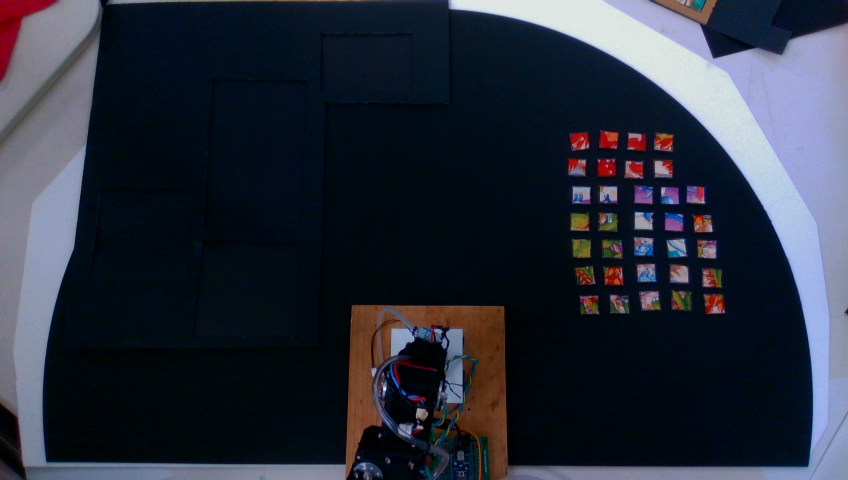
#> input picture testing/bow/pieces01_rgb.png, 848 x 480 px
$ python bow06_real_pieces.py
#> lines starting #> are read from the running program, lines starting #| are printed output that depends on the picture; after the words box and inside, x2 and y2 are one past the last pixel; in counts of white or black regions, pixels touching at a corner belong together
### puzzle/pieces/BoW.py
#=============================== puzzle.piece.BoW ==============================
##
# @package  puzzle.piece.BoW
# @brief    Bag-of-Words style color matching system using OpenCV K-Means.
# @ingroup  PuzzleSolver
#
# @details
# Model building pipeline:
#  -# Pool all RGB samples from every group.
#  -# Run K-Means++ (OpenCV) to auto-discover a color vocabulary of `n_words` centroids.
#  -# Encode each group as a normalized frequency histogram over the vocabulary.
#
# Implementation:
#  -# Match query groups to a database using configurable distance metrics.
#
#  Input contract: each group is a (3, N) numpy ndarray with dtype uint8 or
#  float32 in [0, 255] in RGB format and N is the number of pixels/samples
#  (may vary per group).
#
#
# @date     2026/07/30
# @author   Antigravity + Patricio A. Vela,     pvela@gatech.edu
#
#=============================== puzzle.piece.BoW ==============================

from __future__ import annotations

import  os
import  numpy as np
import  cv2
import  h5py
from    typing import Literal

from puzzle.pieces.matcher import MatchSimilar, CfgSimilar
from puzzle.piece          import Template

# ---------------------------------------------------------------------------
# Type aliases
# ---------------------------------------------------------------------------

## @typedef RGBMatrix
#  @brief A (3, N) numpy ndarray of dtype uint8 or float32 holding RGB pixel data.
RGBMatrix = np.ndarray

## @typedef Histogram
#  @brief A (n_words,) float32 numpy ndarray representing an L1-normalized BoW histogram.
Histogram = np.ndarray

## @typedef DistanceMetric
#  @brief Literal type enumerating supported histogram distance metrics.
#  Valid values: "chi2", "intersection", "hellinger", "l2", "cosine".
DistanceMetric = Literal["chi2", "intersection", "hellinger", "l2", "cosine"]

# @note Careful with this matcher because some of the distance metrics are
#       similarity scores and some are difference distances.  May need to modify
#       how this particular class works.

#===============================================================================
#=============================== Helper Functions ==============================
#===============================================================================

# ---------------------------------------------------------------------------
# 1.  Vocabulary discovery
# ---------------------------------------------------------------------------

# [185 lines left out: functions build_vocabulary, encode_histogram, encode_all, histogram_distance, not called in this run]


#===============================================================================
#=================================== BoW Class =================================
#===============================================================================

#================================== CfgBoW =================================

class CfgBoW(CfgSimilar):
    """!
    @ingroup  Puzzle_Tracking
    @brief  Configuration setting specifier for ColorBoWMatcher class.
    """

    #============================= __init__ ============================
    #
    def __init__(self, init_dict=None, key_list=None, new_allowed=True):
        """!
        @brief  Constructor of configuration instance.

        @param[in]  init_dict   Dictionary to use that expands default settings.
        @param[in]  key_list    List of keys.
        @param[in]  new_allowed Whether new entries are allowed.
        """
        if init_dict is None:
            init_dict = CfgBoW.get_default_settings()

        super().__init__(init_dict, key_list, new_allowed)

    #========================= get_default_settings ========================
    #
    @staticmethod
    def get_default_settings():
        """!
        @brief  Defines default configuration parameters for ColorBoWMatcher.

        @param[out] default_dict  Dictionary populated with default settings.
        """
        default_dict = CfgSimilar.get_default_settings()
        default_dict.update(dict(
            tau         = 0.25,
            n_words     = 20,
            metric      = "chi2",
            max_iter    = 100,
            epsilon     = 1.0,
            attempts    = 5,
            random_seed = 42,
        ))
        return default_dict


# ---------------------------------------------------------------------------
# 4.  Matcher
# ---------------------------------------------------------------------------


#============================ colorBoWMatcher ============================
#

class ColorBoWMatcher(MatchSimilar):
    """
    @brief End-to-end Bag-of-Words color matcher.

    @details
    Encapsulates the full BoW pipeline: vocabulary discovery via K-Means++,
    histogram encoding for a database of groups, and ranked retrieval of the
    closest matches to a query group.

    Typical usage:
    @code
    matcher = ColorBoWMatcher()
    matcher.fit(groups)               # build vocabulary + encode database
    results = matcher.query(q_group)  # rank database groups by similarity
    @endcode
    """

    #=============================== loader ==============================
    #
    # [502 lines left out: functions loader, __init__, fitFromImageSegmented, fit, extractFeature, score and 6 more, not called in this run]

    quantize_image = quantizeImage

    # ------------------------------------------------------------------
    # Serialization / Persistence (YAML & HDF5)
    # ------------------------------------------------------------------

    #=========================== loadFromYAML ============================
    #
    # [178 lines left out: functions loadFromYAML, saveToYAML, save, saveTo, load, loadFrom and 1 more, not called in this run]


# [57 lines that do not run on import are left out]

### testing/bow/bow06_real_pieces.py
#!/usr/bin/python3
#============================ bow06_real_pieces ============================
##@file
# @brief    Test script for Bag-of-Words color matcher forcing a 1-to-1 bipartite
#           match across all pieces using the Hungarian Algorithm.
#
# @details  Connected components are extracted from pieces01_seg.png (Dataset 1)
#           to fit a multi-piece color vocabulary and model database.
#           Query connected components are extracted from pieces02_seg.png (Dataset 2).
#           An N x M cost matrix of Chi-Squared histogram distances is computed,
#           and scipy.optimize.linear_sum_assignment is used to force an exact
#           one-to-one optimal assignment between all query and database pieces.
#           A side-by-side visualization (`pieces_match_visualization_1to1.png`)
#           with arrows connecting the 1-to-1 matched piece centroids is saved.
#
# @ingroup  TestPuzzle_Tracking
#
# @author   Antigravity + Patricio A. Vela, pvela@gatech.edu
# @date     2026/07/30
#
# @quit
#============================ bow06_real_pieces ============================

import os
import cv2
import numpy as np
from scipy.optimize import linear_sum_assignment

import sys
import argparse

from puzzle.pieces.BoW import ColorBoWMatcher, CfgBoW, encode_histogram, histogram_distance
import ivapy.display_cv as display

fpath = os.path.realpath(__file__)
cpath = fpath.rsplit('/', 1)[0]

def test_real_pieces_1to1(doDisp=False):
#> called with doDisp = False
    print("=" * 70)
    print("  BoW Test 06: Real Puzzle Pieces 1-to-1 Bipartite Matching")
    print("=" * 70)

    # 1. Image path setup
    img1_rgb_path = os.path.join(cpath, 'pieces01_rgb.png')
    img1_seg_path = os.path.join(cpath, 'pieces01_seg.png')
    img2_rgb_path = os.path.join(cpath, 'pieces02_rgb.png')
    img2_seg_path = os.path.join(cpath, 'pieces02_seg.png')

    assert os.path.exists(img1_rgb_path), f"Missing image: {img1_rgb_path}"
    assert os.path.exists(img1_seg_path), f"Missing image: {img1_seg_path}"
    assert os.path.exists(img2_rgb_path), f"Missing image: {img2_rgb_path}"
    assert os.path.exists(img2_seg_path), f"Missing image: {img2_seg_path}"

    # 2. Load images (convert BGR -> RGB for color processing)
    Irgb1_bgr = cv2.imread(img1_rgb_path, cv2.IMREAD_COLOR)
#> Irgb1_bgr is the input picture: shape (480, 848, 3); mean B, G, R 59.3, 46.6, 40.7
    Irgb1 = cv2.cvtColor(Irgb1_bgr, cv2.COLOR_BGR2RGB)
    Iseg1_bin = cv2.imread(img1_seg_path, cv2.IMREAD_GRAYSCALE)
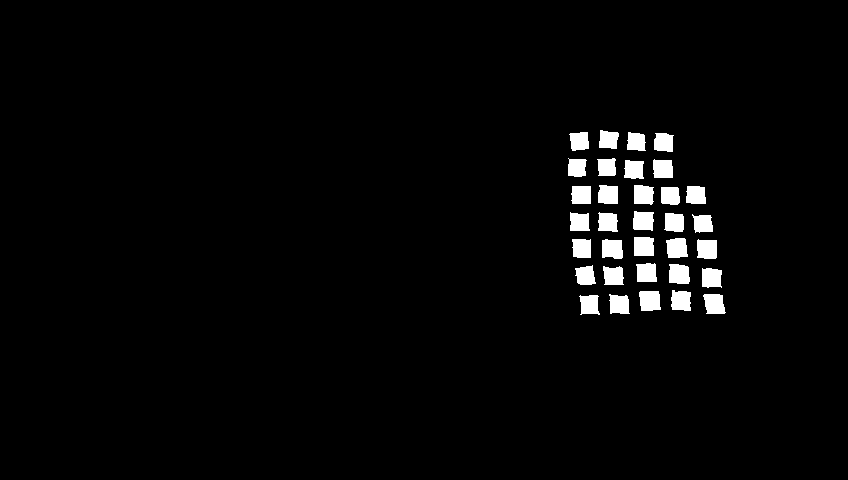
#> input picture testing/bow/pieces01_seg.png, 848 x 480 px
#> Iseg1_bin: shape (480, 848); values 0 (black) and 75 (white), 2.8% white; 33 white regions, largest, box (x1, y1, x2, y2) and area: (639, 291, 661, 311) 393, (669, 264, 690, 284) 378, (666, 238, 688, 258) 376

    Irgb2_bgr = cv2.imread(img2_rgb_path, cv2.IMREAD_COLOR)
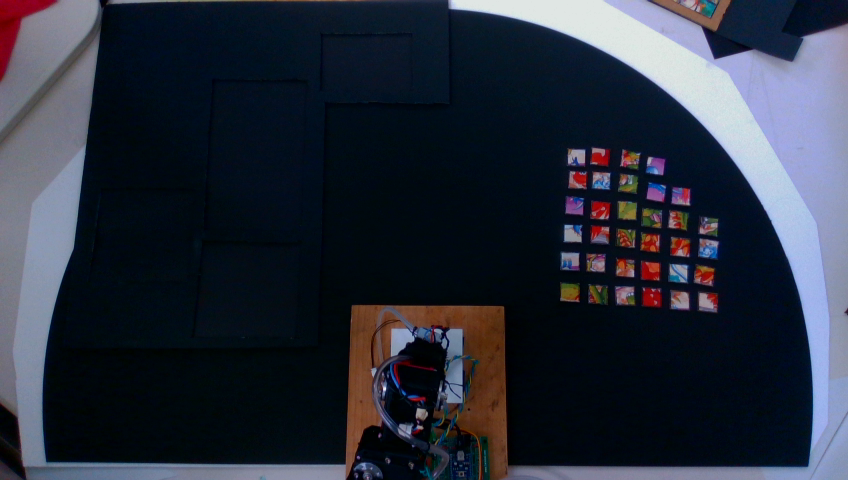
#> input picture testing/bow/pieces02_rgb.png, 848 x 480 px
#> Irgb2_bgr is the input picture: shape (480, 848, 3); mean B, G, R 58.9, 46.2, 40.5
    Irgb2 = cv2.cvtColor(Irgb2_bgr, cv2.COLOR_BGR2RGB)
    Iseg2_bin = cv2.imread(img2_seg_path, cv2.IMREAD_GRAYSCALE)
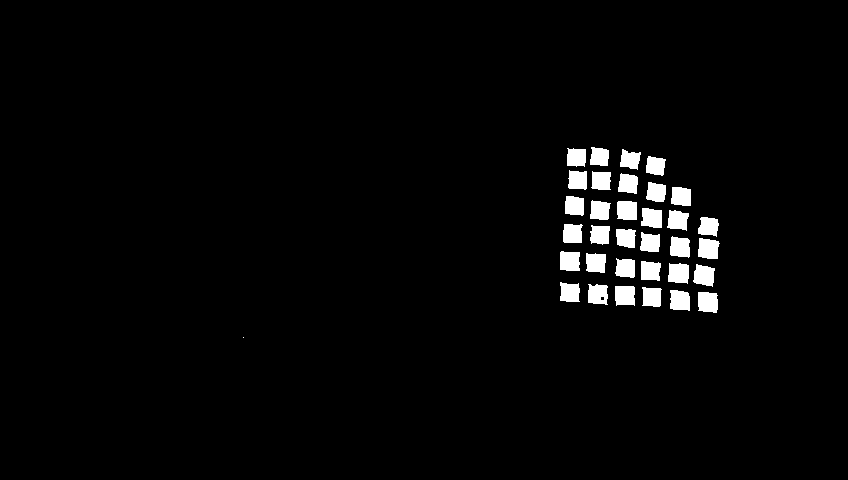
#> input picture testing/bow/pieces02_seg.png, 848 x 480 px
#> Iseg2_bin: shape (480, 848); values 0 (black) and 75 (white), 2.8% white; 34 white regions (1 under 20 px), largest, box (x1, y1, x2, y2) and area: (698, 292, 718, 313) 380, (668, 263, 689, 284) 379, (698, 238, 720, 259) 378

    # 3. Extract connected components from pieces01 binary segmentation
    num_labels1, labels1 = cv2.connectedComponents((Iseg1_bin > 0).astype(np.uint8))
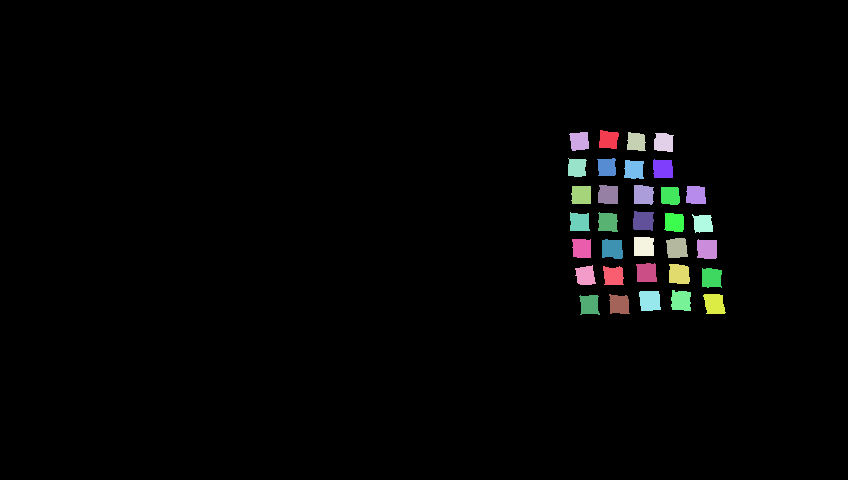
#> labels1: shape (480, 848) int32; 34 distinct labels, from 0 to 33; one colour per label, 0 black
#> num_labels1 = 34
    print(f"[Dataset 1] Found {num_labels1 - 1} piece connected components in pieces01.")
#| [Dataset 1] Found 33 piece connected components in pieces01.

    # Compute centroids for Dataset 1 pieces
    centroids1 = {}
    for pid in range(1, num_labels1):
        ys, xs = np.where(labels1 == pid)
        if len(xs) > 0:
            centroids1[str(pid)] = (int(np.mean(xs)), int(np.mean(ys)))
#> after the loop, centroids1 = 33 items

    # 4. Instantiate ColorBoWMatcher and fit model using labeled connected components
    cfg = CfgBoW()
    cfg.n_words = 27
    cfg.metric = "chi2"
    cfg.tau = 0.5
    matcher = ColorBoWMatcher(cfg)

    print("Fitting BoW color vocabulary on pieces01 piece components...")
    matcher.fitFromImageSegmented(Irgb1, labels1, hasLabs=True)

    print(f"[Vocabulary] Discovered {matcher.n_words} color words.")
    print(f"[Database] Model populated with {len(matcher.group_labels_)} piece histograms.")

    # 5. Extract connected components from pieces02 binary segmentation
    num_labels2, labels2 = cv2.connectedComponents((Iseg2_bin > 0).astype(np.uint8))
    print(f"\n[Dataset 2] Found {num_labels2 - 1} connected components in pieces02.")

    query_pieces = []
    query_hists = []
    query_centroids = {}

    for comp_id in range(1, num_labels2):
        mask = (labels2 == comp_id)
        pixel_count = int(np.sum(mask))

        # Filter out trivial noise components (< 10 pixels)
        if pixel_count < 10:
            continue

        ys, xs = np.where(mask)
        cx, cy = int(np.mean(xs)), int(np.mean(ys))
        query_centroids[comp_id] = (cx, cy)

        query_rgb = Irgb2[mask].T  # (3, N) RGB matrix
        q_hist = encode_histogram(query_rgb, matcher.centroids_)
        query_pieces.append((comp_id, pixel_count))
        query_hists.append(q_hist)

    N = len(query_pieces)
    M = len(matcher.histograms_)
    print(f"[Cost Matrix] Computing {N} x {M} histogram distance matrix...")

    # 6. Build N x M cost matrix
    cost_matrix = np.zeros((N, M), dtype=np.float64)
    for i in range(N):
        q_hist = query_hists[i]
        for j in range(M):
            db_hist = matcher.histograms_[j]
            cost_matrix[i, j] = histogram_distance(q_hist, db_hist, metric=matcher.metric)

    # 7. Force 1-to-1 optimal bipartite matching via Hungarian algorithm
    row_ind, col_ind = linear_sum_assignment(cost_matrix)

    print("\n[1-to-1 Matching Results] Optimal Bipartite Assignment:")
    print("-" * 70)
    print(f"  {'Query Piece ID':<16} {'Size (px)':<12} {'Matched Piece':<16} {'Chi2 Distance':<15}")
    print("-" * 70)

    assignment_results = []
    for r, c in zip(row_ind, col_ind):
        comp_id, size = query_pieces[r]
        matched_label = matcher.group_labels_[c]
        dist = cost_matrix[r, c]
        assignment_results.append((comp_id, size, matched_label, dist))
        print(f"  Piece_{comp_id:02d}          {size:<12d} Piece_{matched_label:<10s}    {dist:.6f}")

    print("-" * 70)
    total_cost = float(np.sum(cost_matrix[row_ind, col_ind]))
    unique_matched = len(np.unique(col_ind))
    print(f"[Summary] Assigned {N} query pieces to {unique_matched} unique database pieces.")
    print(f"[Global Cost] Total sum of assignment distances: {total_cost:.6f}")

    assert unique_matched == N, f"Expected 1-to-1 unique mapping for {N} pieces, got {unique_matched}"

    # 8. Side-by-Side 1-to-1 Visualization with arrows
    H, W, _ = Irgb1_bgr.shape
    canvas = np.hstack([Irgb1_bgr.copy(), Irgb2_bgr.copy()])

    np.random.seed(200)
    palette_colors = [tuple(int(c) for c in color) for color in np.random.randint(60, 255, (N + 10, 3))]

    for r, c in zip(row_ind, col_ind):
        comp_id, _ = query_pieces[r]
        matched_label = matcher.group_labels_[c]

        cx2, cy2 = query_centroids[comp_id]
        pt2 = (cx2 + W, cy2)  # Shift x by W for right panel

        if matched_label in centroids1:
            pt1 = centroids1[matched_label]
            color = palette_colors[comp_id % len(palette_colors)]

            # Draw arrow from left (database piece) to right (1-to-1 matched query piece)
            cv2.arrowedLine(canvas, pt1, pt2, color, thickness=1, tipLength=0.015)
            cv2.circle(canvas, pt1, 4, color, -1)
            cv2.circle(canvas, pt2, 4, color, -1)

    # Draw header text on canvas
    cv2.putText(canvas, "Dataset 1: Database Model (1-to-1 Match)", (20, 35), cv2.FONT_HERSHEY_SIMPLEX, 0.85, (255, 255, 255), 2)
    cv2.putText(canvas, "Dataset 2: Query Pieces (Assigned)", (W + 20, 35), cv2.FONT_HERSHEY_SIMPLEX, 0.85, (255, 255, 255), 2)

    # Save visualization output image
    vis_path = os.path.join(cpath, 'pieces_match_visualization_1to1.png')
    cv2.imwrite(vis_path, canvas)

    # Generate quantized images using vocabulary centroids
    quant1_rgb = matcher.quantizeImage(Irgb1, Iseg1_bin)
    quant2_rgb = matcher.quantizeImage(Irgb2, Iseg2_bin)

    quant1_bgr = cv2.cvtColor(quant1_rgb, cv2.COLOR_RGB2BGR)
    quant2_bgr = cv2.cvtColor(quant2_rgb, cv2.COLOR_RGB2BGR)

    quant_canvas = np.hstack([quant1_bgr, quant2_bgr])
    cv2.putText(quant_canvas, "Dataset 1: Quantized (Centroid Colors)", (20, 35), cv2.FONT_HERSHEY_SIMPLEX, 0.85, (255, 255, 255), 2)
    cv2.putText(quant_canvas, "Dataset 2: Quantized (Centroid Colors)", (W + 20, 35), cv2.FONT_HERSHEY_SIMPLEX, 0.85, (255, 255, 255), 2)

    cv2.imwrite(os.path.join(cpath, 'pieces_quantized_comparison_1to1.png'), quant_canvas)

    vocab_swatch = matcher.vocabulary_as_image(swatch_size=40)
    cv2.imwrite(os.path.join(cpath, 'pieces_vocab_swatches_1to1.png'), vocab_swatch)

    print(f"\n[Output] Saved 1-to-1 matching visualization to '{os.path.basename(vis_path)}'")
    print("[Output] Saved side-by-side quantized comparison to 'pieces_quantized_comparison_1to1.png'")
    print("[Output] Saved vocabulary swatches to 'pieces_vocab_swatches_1to1.png'")
    print("\nTest bow06_real_pieces Passed Successfully!\n")

    if doDisp:
      display.bgr(canvas, window_name="Matches 1-to-1")
      display.bgr(quant_canvas, window_name="Quantized Images")
      display.wait()

if __name__ == "__main__":
    argparser = argparse.ArgumentParser(description="Run BoW 1-to-1 fitting and matching on test data.")
    argparser.add_argument("--display", action='store_true', help="Display outcome in user interactive move.")
    opts = argparser.parse_args()

    test_real_pieces_1to1(opts.display)
#> (the call stopped at in get_default_settings, `default_dict = CfgSimilar.get_default_settings()`: puzzle is not available in this run)
